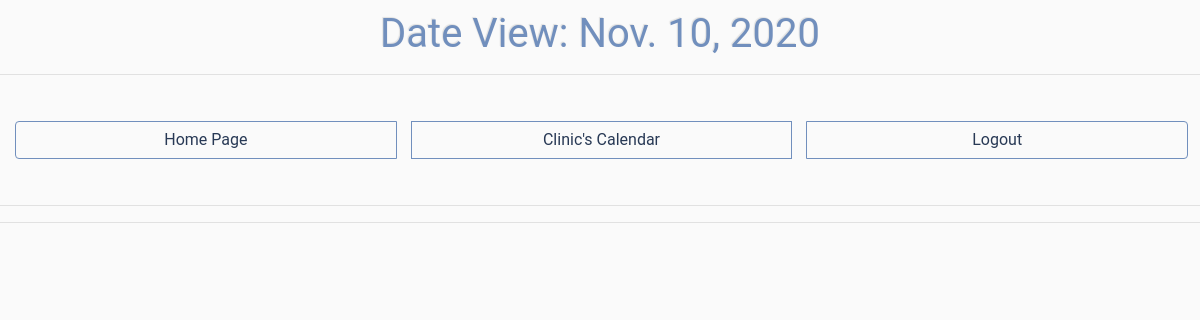
/reception_desk/date-view/2020-11-10, run on an earlier commit of the app's database.
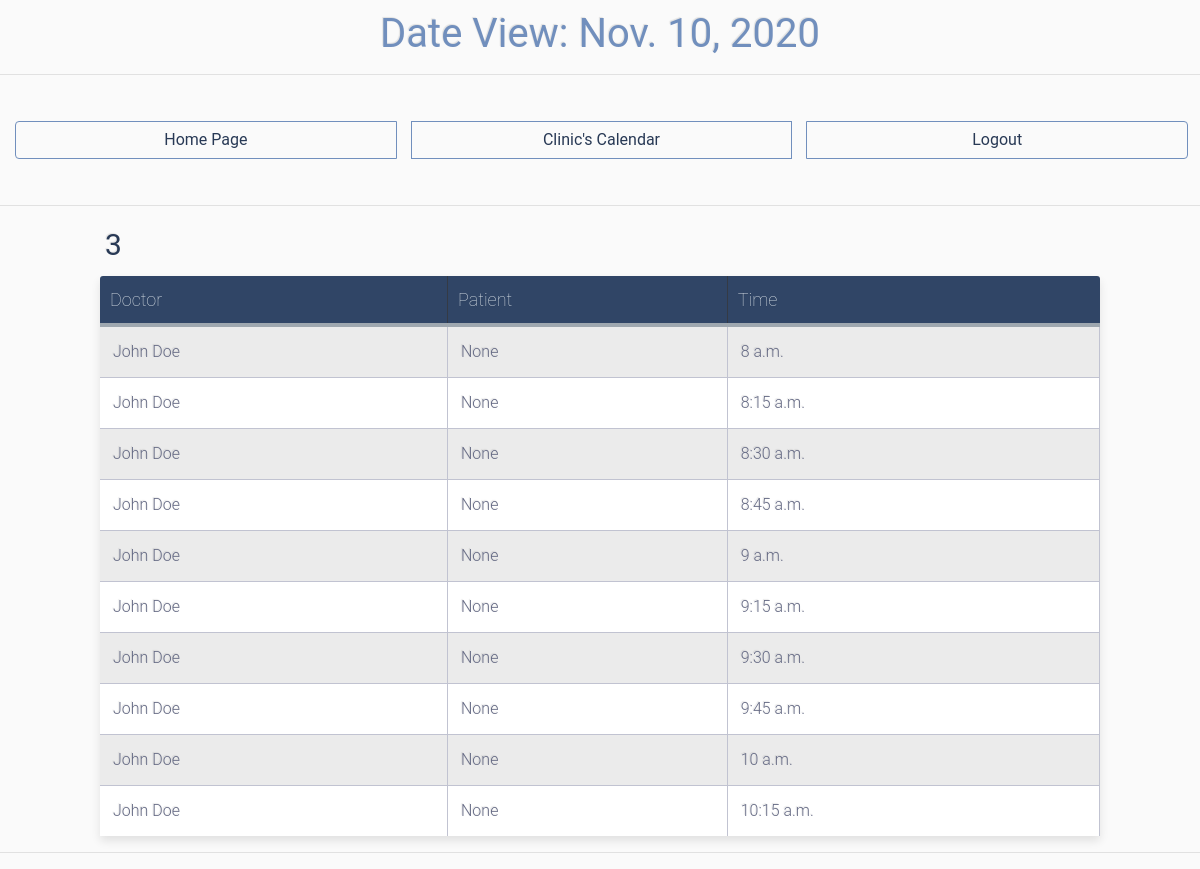
And on a later commit of the database.
### general_models/models.py (models this page shows, shortened)
class Appointment(models.Model):
    doctor = models.ForeignKey(Doctor, on_delete=models.CASCADE)
    patient = models.ForeignKey(Patient, on_delete=models.CASCADE, null=True)
    date = models.DateField()
    time = models.TimeField()
    room = models.CharField(max_length=30, null=True)
    assigned = models.BooleanField( default=False)
    done = models.BooleanField( default=False)

class Doctor(models.Model):
    user = models.OneToOneField(User, on_delete=models.CASCADE)
    specialty = models.CharField(max_length=30)
    license_number = models.CharField(max_length=30, blank=True)
    def __str__(self):
        return self.user.first_name +' ' + self.user.last_name

### reception_desk/views.py (the view)
# urls.py: path('date-view/<str:my_date>', views.date_view , name='date-view'),
def date_view(request, my_date):
    wanted_year = int(my_date[0:4])
    wanted_month = int(my_date[5:7])
    wanted_day = int(my_date[8:10])
    try:
        wanted_date = date(wanted_year, wanted_month, wanted_day)
    except:
        return render(request,'reception_desk/date_error.html') #case the given date is not valid
    appointment_list = gm.Appointment.objects.filter(date = wanted_date).order_by("time")
    rooms = sorted(set(appointment.room for appointment in  appointment_list))
    docs = sorted(set(appointment.doctor for appointment in  appointment_list))
    drooms = OrderedDict()
    for room in rooms:
        drooms[room]=[]
    ddocs = OrderedDict()
    for doc in docs:
        ddocs[doc]=[]
    for appointment in appointment_list:
        drooms[appointment.room ].append(appointment)
        ddocs[appointment.doctor].append(appointment)
    context = {'drooms':drooms,'ddocs':ddocs,'wanted_date':wanted_date,'appointment_list':appointment_list}
    return render(request, 'reception_desk/date.html', context)

### reception_desk/templates/reception_desk/date.html (shortened to what this page needs)
{% load static %}
<!doctype html>
<html lang="en">
<head>
  <link rel="stylesheet" href="https://maxcdn.bootstrapcdn.com/bootstrap/4.0.0/css/bootstrap.min.css">
  <link rel="stylesheet" href="https://use.fontawesome.com/releases/v5.0.10/css/all.css">
  <link rel="stylesheet" type="text/css" href="{% static 'doctor_interface/style_interface.css'%}">
</head>
<body>
  <h1 class="title", style="text-align:center"> Date View: {{ wanted_date }}</h1>
  <hr>
  <div class="btn-group clearfix" style="width: 99%">
    <a class="btn btn-info left clearfix" style="width:33.3%; border: 1px solid  #718fbd;" href="{% url 'home' %}">Home Page</a>
    <a class="btn btn-info left clearfix" style="width:33.3%; border: 1px solid  #718fbd;"  href="{% url 'reception_desk:calendar' %}" >Clinic's Calendar</a>
    <a class="btn btn-info left clearfix" style="width:33.3%; border: 1px solid  #718fbd;" href="{% url 'logout' %}" >Logout</a>
  </div>
  <hr>
  {% for room, app_list  in drooms.items %}
  <div class="table-title">
    <h3 style="color: #283955;">{{room}}</h3>
  </div>
  <table class="table-fill">
    <thead>
      <tr>
        <th>Doctor</th>
        <th>Patient</th>
        <th>Time</th>
      </tr>
    </thead>
    <tbody class="table-hover">
      {% for appointment in app_list %}
      <tr>
        <td>{{ appointment.doctor}}</td>
        <td>{{ appointment.patient}}</td>
        <td>{{ appointment.time }}</td>
      </tr>
      {% endfor %}
    </tbody>
  </table>
  {% endfor %}
  <hr>
</body>

### doctor_interface/static/doctor_interface/style_interface.css (style rules this page uses)
body { font-weight: 400; font-style:normal; font-family: "Roboto", helvetica, arial, sans-serif; background: #fafafa; }
div.table-title { display: block; margin: auto; max-width: 1000px; padding:5px; width: 100%; }
.table-title h3 { color: #283955; font-size: 30px; font-weight: 400; font-style:normal; font-family: "Roboto", helvetica, arial, sans-serif; text-shadow: -1px -1px 1px rgba(0, 0, 0, 0.1); text-transform:uppercase; }
.table-fill { background: white; font-family: "Roboto", helvetica, arial, sans-serif; border-radius:3px; border-collapse: collapse; height: 100px; margin: auto; max-width: 1000px; padding:5px; width: 100%; box-shadow: 0 5px 10px rgba(0, 0, 0, 0.1); animation: float 5s infinite; }
th { color:#D5DDE5; font-family: "Roboto", helvetica, arial, sans-serif; background: #304566; border-bottom:4px solid #9ea7af; border-right: 1px solid #343a45; font-size:18px; font-weight: 100; padding:10px; text-align:left; text-shadow: 0 1px 1px rgba(0, 0, 0, 0.1); vertical-align:middle; }
th:first-child { border-top-left-radius:3px; }
th:last-child { border-top-right-radius:3px; border-right:none; }
tr { border-top: 1px solid #C1C3D1; border-bottom: 1px solid #C1C3D1; font-family: "Roboto", helvetica, arial, sans-serif; color:#666B85; font-size:16px; font-weight:normal; text-shadow: 0 1px 1px rgba(256, 256, 256, 0.1); }
tr:first-child { border-top:none; }
tr:last-child { border-bottom:none; }
tr:nth-child(odd) td { background:#EBEBEB; }
td { background:#FFFFFF; font-family: "Roboto", helvetica, arial, sans-serif; padding:13px; text-align:left; vertical-align:middle; font-weight:300; font-size:16px; text-shadow: -1px -1px 1px rgba(0, 0, 0, 0.1); border-right: 1px solid #C1C3D1; }
.left { float: left; }
.btn { outline: none; color: #283955; background-color: transparent; box-shadow: 0 0 0 0; margin-right: 3px; }
.clearfix { margin: 15px; }
.title { text-align: center; margin: 10px; color: #718fbd; font-weight: 400; font-style:normal; font-family: "Roboto", helvetica, arial, sans-serif; text-shadow: -1px -1px 1px rgba(0, 0, 0, 0.1); }
a { color: #718fbd; }

What changed in the data, as far as the page shows it:
added Appointment: room "3", doctor "John Doe", patient "None", time "8 a.m."
added Appointment: doctor "John Doe", patient "None", time "8:15 a.m.", shown under "3"
added Appointment: doctor "John Doe", patient "None", time "8:30 a.m.", shown under "3"
added Appointment: doctor "John Doe", patient "None", time "8:45 a.m.", shown under "3"
added Appointment: doctor "John Doe", patient "None", time "9 a.m.", shown under "3"
added Appointment: doctor "John Doe", patient "None", time "9:15 a.m.", shown under "3"
added Appointment: doctor "John Doe", patient "None", time "9:30 a.m.", shown under "3"
added Appointment: doctor "John Doe", patient "None", time "9:45 a.m.", shown under "3"
added Appointment: doctor "John Doe", patient "None", time "10 a.m.", shown under "3"
added Appointment: doctor "John Doe", patient "None", time "10:15 a.m.", shown under "3"
